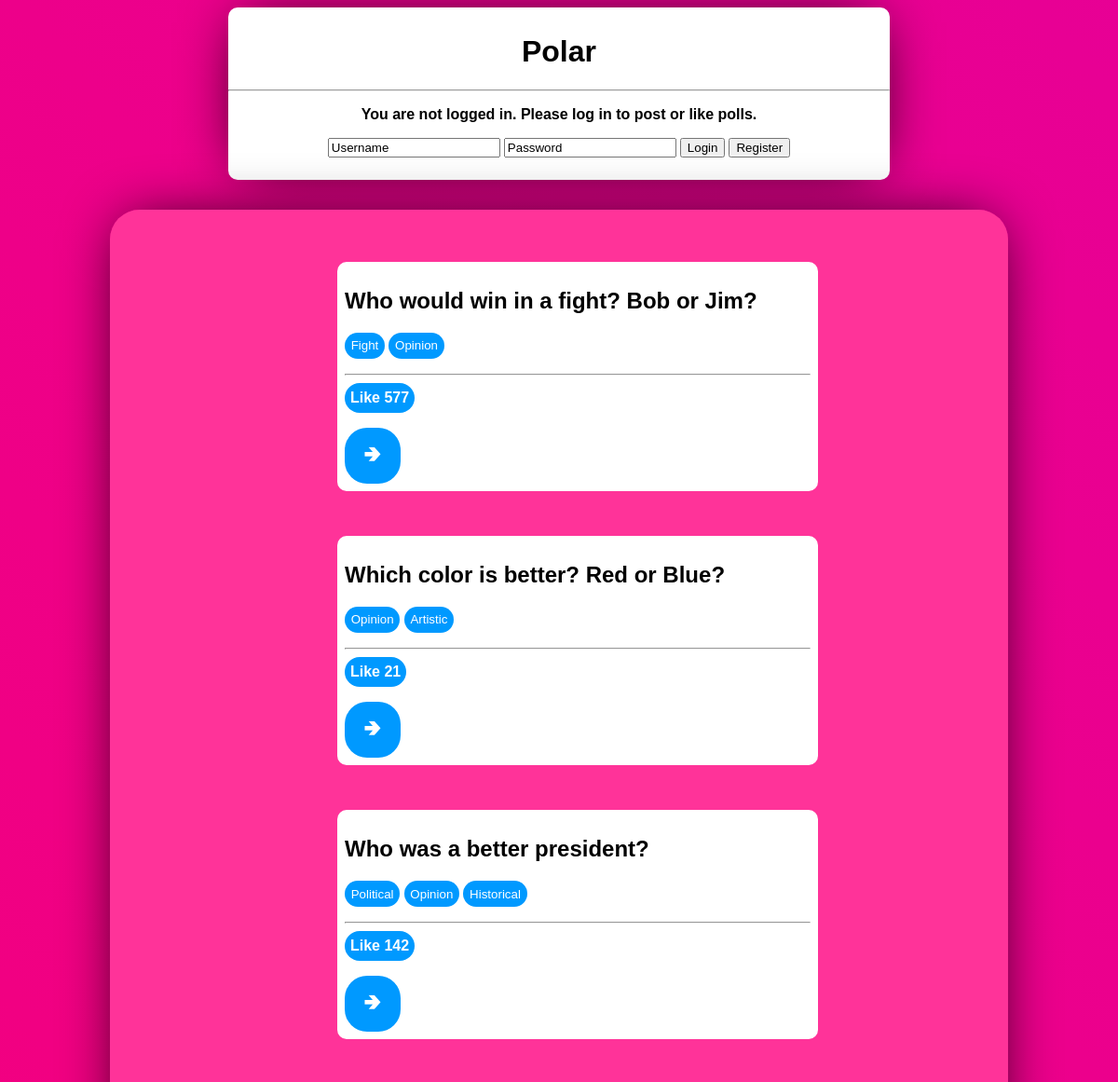
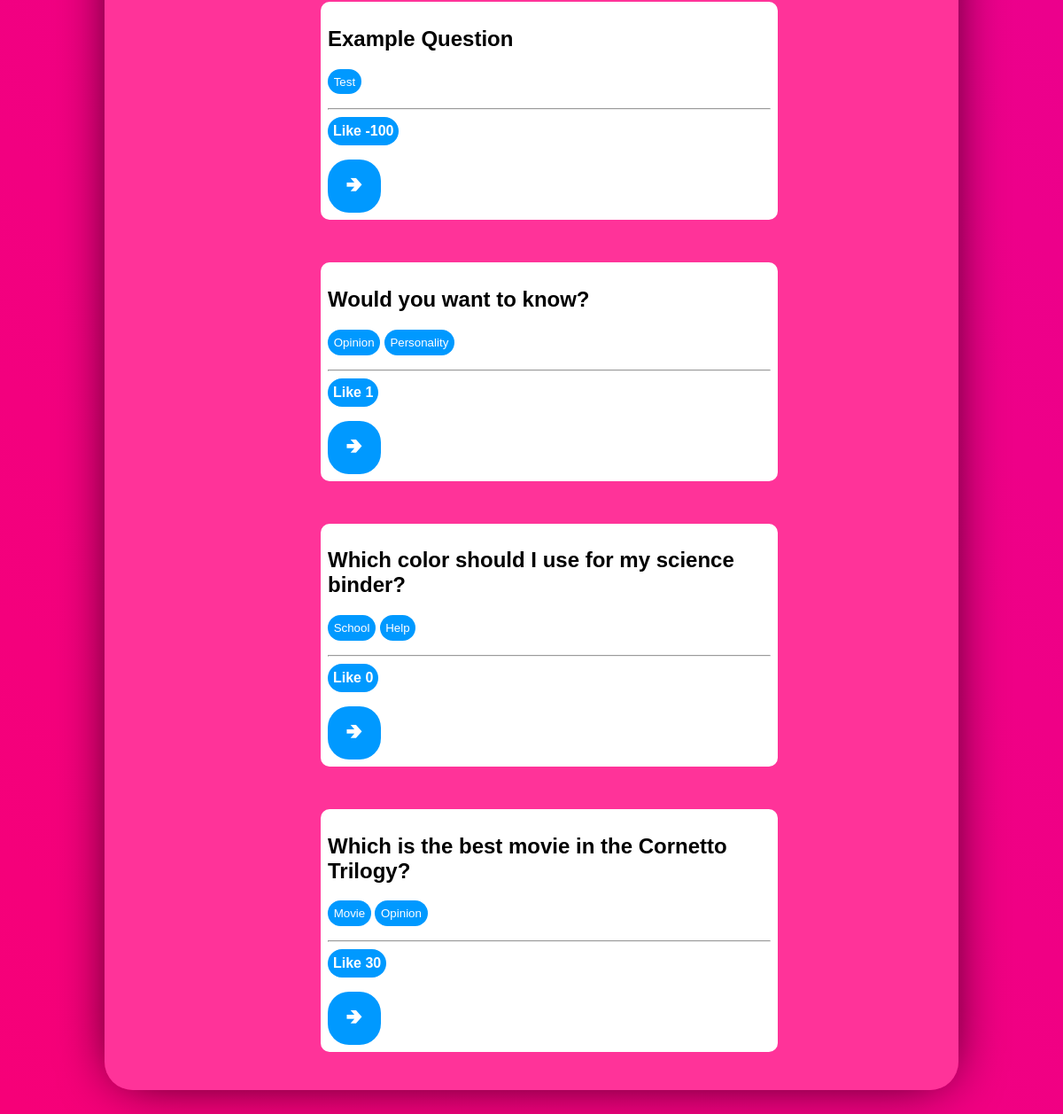
Page /polling/ on the committed database (2 pictures, top to bottom).
### polling/models.py (models this page shows, shortened)
class Question(models.Model):
    questionText = models.CharField(max_length=250)
    publicationDate = models.DateTimeField('date published')
    likes = models.IntegerField(default=0)

class Tag(models.Model):
    question = models.ForeignKey(Question, on_delete=models.CASCADE)
    tagText = models.CharField(max_length=20)

### polling/views.py (the view, shortened to what this page needs)
# urls.py: path('', views.IndexView.as_view(), name='index'),
class IndexView(generic.ListView):
    template_name = "polling/index.html"
    context_object_name = "latestQuestions"
    def get(self, request):
        if "Tag" in request.GET.keys():
            tag = request.GET.get("Tag")
            questions = self.get_queryset(tag)
        else:
            questions = self.get_queryset()
        return render(request, "polling/index.html", {"latestQuestions": questions})
    def get_queryset(self, tag = None):
        if tag == None:
            return Question.objects.filter(
                publicationDate__lte=timezone.now()
            ).order_by('publicationDate')[:10]
        else:
            return Question.objects.filter(
                publicationDate__lte=timezone.now()
            ).filter(tag__tagText=tag).order_by('publicationDate')[:10]

### polling/templates/polling/index.html (shortened to what this page needs)
{% load static %}
<link rel="stylesheet" type="text/css" href="{% static 'polling/style.css' %}">
<div class="TitleBar">
  <h1>Polar</h1>
  <hr></hr>
  {% if userLoggedIn %}
    <p>Make your vote count {{user.first_name}}!</p>
  {% else %}
    <p>You are not logged in. Please log in to post or like polls.</p>
    <form method="POST">
      <input type="text" name = "Username" value = "Username"></input>
      <input type="text" name = "Password" value = "Password"></input>
      <input type="submit" class="LoginButton" name = "Login" value = "Login"></input>
      <input type="submit" class="LoginButton" name = "Register" value = "Register"></input>
    </form>
  {% endif %}
</div>
<div class="MainFeed">
  {% if latestQuestions %}
      <ul>
      {% for question in latestQuestions %}
        <div class="PollDiv">
          <h2>{{question.questionText}}</h2>
          <form method="GET">
            <div class="TagDiv">
              {% for tag in question.tag_set.all %}
              <input type= "submit" class = "Tag" name = "Tag" value = "{{tag.tagText}}"></input>
              {% endfor %}
            </div>
          </form>
          <hr></hr>
          <form method="POST">
            <input type="submit" class="LikeButton" name = "Like" value = "Like {{question.likes}}"></input>
          </form>
          <a href="{% url 'polling:detail' question.id %}""><button href="{% url 'polling:detail' question.id %}">&#129154;</button></a>
        </div>
      {% endfor %}
      </ul>
  {% else %}
      <p>No polls are available.</p>
  {% endif %}
</div>

### polling/static/polling/style.css (style rules this page uses)
h1 { font-family: Arial; font-weight: Bold; color: black; }
h2 { font-family: Arial; font-weight: Bold; color: black; }
p { font-family: Arial; font-weight: Bold; color: black; }
button { background-color: var(--button-color); color: white; padding: 10px 10px; text-align: center; text-decoration: none; display: inline-block; border-radius: 1em; overflow: hidden; border: none; }
input { align-self: Left; }
.TitleBar { margin: auto; background-color: white; width: 60%; height:auto; text-align: center; align-content: center; align-items: center; border-radius: 10px; padding-top: 0.5em; padding-bottom: 0.5em; box-shadow: 0px 0px 64px -16px black; }
.PollDiv { color: grey; background-color: white; width: 500px; border-radius: 10px; padding: 0.5em; align-items: left; background-size: cover; background-position: center; margin: auto; margin-top: 3em; margin-bottom: 3em; text-align: left; }
.PollDiv button { width: 60px; height: 60px; font-size: 150%; }
.PollDiv h2 { font-weight: bold; }
.TagDiv { font-family: Arial; margin-top: 1em; margin-bottom: 1em; }
.Tag { color: white; border-radius: 2em; background-color: var(--button-color); border-style: none; padding: 0.5em; text-align: center; }
.MainFeed { background-color: var(--secondary-color); width: 80%; height: 70%; overflow-y: scroll; scroll-behavior: smooth; text-align: center; margin: auto; margin-top: 2em; padding: 0.5em; border-radius: 2em; box-shadow: 0px 0px 64px -16px black; }
.LikeButton { font-family: Arial; color: white; font-weight: bold; font-size: 1em; background: var(--button-color); border-radius: 2em; border-style: none; min-width: 3em; max-width: 6em; height: 2em; margin: auto; }

### rows in the picture
Question: questionText "Who would win in a fight? Bob or Jim?", Like "Like 577"
Tag: Tag "Fight"
Tag: Tag "Opinion"
Question: questionText "Which color is better? Red or Blue?", Like "Like 21"
Tag: Tag "Opinion"
Tag: Tag "Artistic"
Question: questionText "Who was a better president?", Like "Like 142"
Tag: Tag "Political"
Tag: Tag "Opinion"
Tag: Tag "Historical"
Question: questionText "Example Question", Like "Like -100"
Tag: Tag "Test"
Question: questionText "Would you want to know?", Like "Like 1"
Tag: Tag "Opinion"
Tag: Tag "Personality"
Question: questionText "Which color should I use for my science binder?", Like "Like 0"
Tag: Tag "School"
Tag: Tag "Help"
Question: questionText "Which is the best movie in the Cornetto Trilogy?", Like "Like 30"
Tag: Tag "Movie"
Tag: Tag "Opinion"
